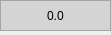
<?xml version="1.0" encoding="UTF-8"?>
<ui version="4.0">
 <class>Form</class>
 <widget class="QWidget" name="Form">
  <property name="geometry">
   <rect>
    <x>0</x>
    <y>0</y>
    <width>111</width>
    <height>35</height>
   </rect>
  </property>
  <property name="minimumSize">
   <size>
    <width>111</width>
    <height>35</height>
   </size>
  </property>
  <property name="maximumSize">
   <size>
    <width>111</width>
    <height>35</height>
   </size>
  </property>
  <property name="windowTitle">
   <string>Form</string>
  </property>
  <widget class="QFrame" name="frame">
   <property name="geometry">
    <rect>
     <x>0</x>
     <y>0</y>
     <width>111</width>
     <height>31</height>
    </rect>
   </property>
   <property name="sizePolicy">
    <sizepolicy hsizetype="Fixed" vsizetype="Fixed">
     <horstretch>0</horstretch>
     <verstretch>0</verstretch>
    </sizepolicy>
   </property>
   <property name="minimumSize">
    <size>
     <width>111</width>
     <height>31</height>
    </size>
   </property>
   <property name="maximumSize">
    <size>
     <width>111</width>
     <height>31</height>
    </size>
   </property>
   <property name="palette">
    <palette>
     <active>
      <colorrole role="WindowText">
       <brush brushstyle="SolidPattern">
        <color alpha="255">
         <red>0</red>
         <green>0</green>
         <blue>0</blue>
        </color>
       </brush>
      </colorrole>
      <colorrole role="Button">
       <brush brushstyle="SolidPattern">
        <color alpha="255">
         <red>212</red>
         <green>212</green>
         <blue>212</blue>
        </color>
       </brush>
      </colorrole>
      <colorrole role="Light">
       <brush brushstyle="SolidPattern">
        <color alpha="255">
         <red>255</red>
         <green>255</green>
         <blue>255</blue>
        </color>
       </brush>
      </colorrole>
      <colorrole role="Midlight">
       <brush brushstyle="SolidPattern">
        <color alpha="255">
         <red>233</red>
         <green>233</green>
         <blue>233</blue>
        </color>
       </brush>
      </colorrole>
      <colorrole role="Dark">
       <brush brushstyle="SolidPattern">
        <color alpha="255">
         <red>106</red>
         <green>106</green>
         <blue>106</blue>
        </color>
       </brush>
      </colorrole>
      <colorrole role="Mid">
       <brush brushstyle="SolidPattern">
        <color alpha="255">
         <red>141</red>
         <green>141</green>
         <blue>141</blue>
        </color>
       </brush>
      </colorrole>
      <colorrole role="Text">
       <brush brushstyle="SolidPattern">
        <color alpha="255">
         <red>0</red>
         <green>0</green>
         <blue>0</blue>
        </color>
       </brush>
      </colorrole>
      <colorrole role="BrightText">
       <brush brushstyle="SolidPattern">
        <color alpha="255">
         <red>255</red>
         <green>255</green>
         <blue>255</blue>
        </color>
       </brush>
      </colorrole>
      <colorrole role="ButtonText">
       <brush brushstyle="SolidPattern">
        <color alpha="255">
         <red>0</red>
         <green>0</green>
         <blue>0</blue>
        </color>
       </brush>
      </colorrole>
      <colorrole role="Base">
       <brush brushstyle="SolidPattern">
        <color alpha="255">
         <red>255</red>
         <green>255</green>
         <blue>255</blue>
        </color>
       </brush>
      </colorrole>
      <colorrole role="Window">
       <brush brushstyle="SolidPattern">
        <color alpha="255">
         <red>212</red>
         <green>212</green>
         <blue>212</blue>
        </color>
       </brush>
      </colorrole>
      <colorrole role="Shadow">
       <brush brushstyle="SolidPattern">
        <color alpha="255">
         <red>0</red>
         <green>0</green>
         <blue>0</blue>
        </color>
       </brush>
      </colorrole>
      <colorrole role="AlternateBase">
       <brush brushstyle="SolidPattern">
        <color alpha="255">
         <red>233</red>
         <green>233</green>
         <blue>233</blue>
        </color>
       </brush>
      </colorrole>
      <colorrole role="ToolTipBase">
       <brush brushstyle="SolidPattern">
        <color alpha="255">
         <red>255</red>
         <green>255</green>
         <blue>220</blue>
        </color>
       </brush>
      </colorrole>
      <colorrole role="ToolTipText">
       <brush brushstyle="SolidPattern">
        <color alpha="255">
         <red>0</red>
         <green>0</green>
         <blue>0</blue>
        </color>
       </brush>
      </colorrole>
     </active>
     <inactive>
      <colorrole role="WindowText">
       <brush brushstyle="SolidPattern">
        <color alpha="255">
         <red>0</red>
         <green>0</green>
         <blue>0</blue>
        </color>
       </brush>
      </colorrole>
      <colorrole role="Button">
       <brush brushstyle="SolidPattern">
        <color alpha="255">
         <red>212</red>
         <green>212</green>
         <blue>212</blue>
        </color>
       </brush>
      </colorrole>
      <colorrole role="Light">
       <brush brushstyle="SolidPattern">
        <color alpha="255">
         <red>255</red>
         <green>255</green>
         <blue>255</blue>
        </color>
       </brush>
      </colorrole>
      <colorrole role="Midlight">
       <brush brushstyle="SolidPattern">
        <color alpha="255">
         <red>233</red>
         <green>233</green>
         <blue>233</blue>
        </color>
       </brush>
      </colorrole>
      <colorrole role="Dark">
       <brush brushstyle="SolidPattern">
        <color alpha="255">
         <red>106</red>
         <green>106</green>
         <blue>106</blue>
        </color>
       </brush>
      </colorrole>
      <colorrole role="Mid">
       <brush brushstyle="SolidPattern">
        <color alpha="255">
         <red>141</red>
         <green>141</green>
         <blue>141</blue>
        </color>
       </brush>
      </colorrole>
      <colorrole role="Text">
       <brush brushstyle="SolidPattern">
        <color alpha="255">
         <red>0</red>
         <green>0</green>
         <blue>0</blue>
        </color>
       </brush>
      </colorrole>
      <colorrole role="BrightText">
       <brush brushstyle="SolidPattern">
        <color alpha="255">
         <red>255</red>
         <green>255</green>
         <blue>255</blue>
        </color>
       </brush>
      </colorrole>
      <colorrole role="ButtonText">
       <brush brushstyle="SolidPattern">
        <color alpha="255">
         <red>0</red>
         <green>0</green>
         <blue>0</blue>
        </color>
       </brush>
      </colorrole>
      <colorrole role="Base">
       <brush brushstyle="SolidPattern">
        <color alpha="255">
         <red>255</red>
         <green>255</green>
         <blue>255</blue>
        </color>
       </brush>
      </colorrole>
      <colorrole role="Window">
       <brush brushstyle="SolidPattern">
        <color alpha="255">
         <red>212</red>
         <green>212</green>
         <blue>212</blue>
        </color>
       </brush>
      </colorrole>
      <colorrole role="Shadow">
       <brush brushstyle="SolidPattern">
        <color alpha="255">
         <red>0</red>
         <green>0</green>
         <blue>0</blue>
        </color>
       </brush>
      </colorrole>
      <colorrole role="AlternateBase">
       <brush brushstyle="SolidPattern">
        <color alpha="255">
         <red>233</red>
         <green>233</green>
         <blue>233</blue>
        </color>
       </brush>
      </colorrole>
      <colorrole role="ToolTipBase">
       <brush brushstyle="SolidPattern">
        <color alpha="255">
         <red>255</red>
         <green>255</green>
         <blue>220</blue>
        </color>
       </brush>
      </colorrole>
      <colorrole role="ToolTipText">
       <brush brushstyle="SolidPattern">
        <color alpha="255">
         <red>0</red>
         <green>0</green>
         <blue>0</blue>
        </color>
       </brush>
      </colorrole>
     </inactive>
     <disabled>
      <colorrole role="WindowText">
       <brush brushstyle="SolidPattern">
        <color alpha="255">
         <red>106</red>
         <green>106</green>
         <blue>106</blue>
        </color>
       </brush>
      </colorrole>
      <colorrole role="Button">
       <brush brushstyle="SolidPattern">
        <color alpha="255">
         <red>212</red>
         <green>212</green>
         <blue>212</blue>
        </color>
       </brush>
      </colorrole>
      <colorrole role="Light">
       <brush brushstyle="SolidPattern">
        <color alpha="255">
         <red>255</red>
         <green>255</green>
         <blue>255</blue>
        </color>
       </brush>
      </colorrole>
      <colorrole role="Midlight">
       <brush brushstyle="SolidPattern">
        <color alpha="255">
         <red>233</red>
         <green>233</green>
         <blue>233</blue>
        </color>
       </brush>
      </colorrole>
      <colorrole role="Dark">
       <brush brushstyle="SolidPattern">
        <color alpha="255">
         <red>106</red>
         <green>106</green>
         <blue>106</blue>
        </color>
       </brush>
      </colorrole>
      <colorrole role="Mid">
       <brush brushstyle="SolidPattern">
        <color alpha="255">
         <red>141</red>
         <green>141</green>
         <blue>141</blue>
        </color>
       </brush>
      </colorrole>
      <colorrole role="Text">
       <brush brushstyle="SolidPattern">
        <color alpha="255">
         <red>106</red>
         <green>106</green>
         <blue>106</blue>
        </color>
       </brush>
      </colorrole>
      <colorrole role="BrightText">
       <brush brushstyle="SolidPattern">
        <color alpha="255">
         <red>255</red>
         <green>255</green>
         <blue>255</blue>
        </color>
       </brush>
      </colorrole>
      <colorrole role="ButtonText">
       <brush brushstyle="SolidPattern">
        <color alpha="255">
         <red>106</red>
         <green>106</green>
         <blue>106</blue>
        </color>
       </brush>
      </colorrole>
      <colorrole role="Base">
       <brush brushstyle="SolidPattern">
        <color alpha="255">
         <red>212</red>
         <green>212</green>
         <blue>212</blue>
        </color>
       </brush>
      </colorrole>
      <colorrole role="Window">
       <brush brushstyle="SolidPattern">
        <color alpha="255">
         <red>212</red>
         <green>212</green>
         <blue>212</blue>
        </color>
       </brush>
      </colorrole>
      <colorrole role="Shadow">
       <brush brushstyle="SolidPattern">
        <color alpha="255">
         <red>0</red>
         <green>0</green>
         <blue>0</blue>
        </color>
       </brush>
      </colorrole>
      <colorrole role="AlternateBase">
       <brush brushstyle="SolidPattern">
        <color alpha="255">
         <red>212</red>
         <green>212</green>
         <blue>212</blue>
        </color>
       </brush>
      </colorrole>
      <colorrole role="ToolTipBase">
       <brush brushstyle="SolidPattern">
        <color alpha="255">
         <red>255</red>
         <green>255</green>
         <blue>220</blue>
        </color>
       </brush>
      </colorrole>
      <colorrole role="ToolTipText">
       <brush brushstyle="SolidPattern">
        <color alpha="255">
         <red>0</red>
         <green>0</green>
         <blue>0</blue>
        </color>
       </brush>
      </colorrole>
     </disabled>
    </palette>
   </property>
   <property name="layoutDirection">
    <enum>Qt::RightToLeft</enum>
   </property>
   <property name="autoFillBackground">
    <bool>true</bool>
   </property>
   <property name="frameShape">
    <enum>QFrame::StyledPanel</enum>
   </property>
   <property name="frameShadow">
    <enum>QFrame::Sunken</enum>
   </property>
   <widget class="QLineEdit" name="lineEdit">
    <property name="geometry">
     <rect>
      <x>21</x>
      <y>6</y>
      <width>71</width>
      <height>20</height>
     </rect>
    </property>
    <property name="palette">
     <palette>
      <active>
       <colorrole role="WindowText">
        <brush brushstyle="SolidPattern">
         <color alpha="255">
          <red>0</red>
          <green>0</green>
          <blue>0</blue>
         </color>
        </brush>
       </colorrole>
       <colorrole role="Button">
        <brush brushstyle="SolidPattern">
         <color alpha="255">
          <red>212</red>
          <green>212</green>
          <blue>212</blue>
         </color>
        </brush>
       </colorrole>
       <colorrole role="Light">
        <brush brushstyle="SolidPattern">
         <color alpha="255">
          <red>212</red>
          <green>212</green>
          <blue>212</blue>
         </color>
        </brush>
       </colorrole>
       <colorrole role="Midlight">
        <brush brushstyle="SolidPattern">
         <color alpha="255">
          <red>233</red>
          <green>233</green>
          <blue>233</blue>
         </color>
        </brush>
       </colorrole>
       <colorrole role="Dark">
        <brush brushstyle="SolidPattern">
         <color alpha="255">
          <red>106</red>
          <green>106</green>
          <blue>106</blue>
         </color>
        </brush>
       </colorrole>
       <colorrole role="Mid">
        <brush brushstyle="SolidPattern">
         <color alpha="255">
          <red>141</red>
          <green>141</green>
          <blue>141</blue>
         </color>
        </brush>
       </colorrole>
       <colorrole role="Text">
        <brush brushstyle="SolidPattern">
         <color alpha="255">
          <red>0</red>
          <green>0</green>
          <blue>0</blue>
         </color>
        </brush>
       </colorrole>
       <colorrole role="BrightText">
        <brush brushstyle="SolidPattern">
         <color alpha="255">
          <red>212</red>
          <green>212</green>
          <blue>212</blue>
         </color>
        </brush>
       </colorrole>
       <colorrole role="ButtonText">
        <brush brushstyle="SolidPattern">
         <color alpha="255">
          <red>0</red>
          <green>0</green>
          <blue>0</blue>
         </color>
        </brush>
       </colorrole>
       <colorrole role="Base">
        <brush brushstyle="SolidPattern">
         <color alpha="255">
          <red>212</red>
          <green>212</green>
          <blue>212</blue>
         </color>
        </brush>
       </colorrole>
       <colorrole role="Window">
        <brush brushstyle="SolidPattern">
         <color alpha="255">
          <red>212</red>
          <green>212</green>
          <blue>212</blue>
         </color>
        </brush>
       </colorrole>
       <colorrole role="Shadow">
        <brush brushstyle="SolidPattern">
         <color alpha="255">
          <red>0</red>
          <green>0</green>
          <blue>0</blue>
         </color>
        </brush>
       </colorrole>
       <colorrole role="HighlightedText">
        <brush brushstyle="SolidPattern">
         <color alpha="255">
          <red>212</red>
          <green>212</green>
          <blue>212</blue>
         </color>
        </brush>
       </colorrole>
       <colorrole role="AlternateBase">
        <brush brushstyle="SolidPattern">
         <color alpha="255">
          <red>233</red>
          <green>233</green>
          <blue>233</blue>
         </color>
        </brush>
       </colorrole>
       <colorrole role="NoRole">
        <brush brushstyle="SolidPattern">
         <color alpha="255">
          <red>212</red>
          <green>212</green>
          <blue>212</blue>
         </color>
        </brush>
       </colorrole>
       <colorrole role="ToolTipBase">
        <brush brushstyle="SolidPattern">
         <color alpha="255">
          <red>255</red>
          <green>255</green>
          <blue>220</blue>
         </color>
        </brush>
       </colorrole>
       <colorrole role="ToolTipText">
        <brush brushstyle="SolidPattern">
         <color alpha="255">
          <red>0</red>
          <green>0</green>
          <blue>0</blue>
         </color>
        </brush>
       </colorrole>
      </active>
      <inactive>
       <colorrole role="WindowText">
        <brush brushstyle="SolidPattern">
         <color alpha="255">
          <red>0</red>
          <green>0</green>
          <blue>0</blue>
         </color>
        </brush>
       </colorrole>
       <colorrole role="Button">
        <brush brushstyle="SolidPattern">
         <color alpha="255">
          <red>212</red>
          <green>212</green>
          <blue>212</blue>
         </color>
        </brush>
       </colorrole>
       <colorrole role="Light">
        <brush brushstyle="SolidPattern">
         <color alpha="255">
          <red>212</red>
          <green>212</green>
          <blue>212</blue>
         </color>
        </brush>
       </colorrole>
       <colorrole role="Midlight">
        <brush brushstyle="SolidPattern">
         <color alpha="255">
          <red>233</red>
          <green>233</green>
          <blue>233</blue>
         </color>
        </brush>
       </colorrole>
       <colorrole role="Dark">
        <brush brushstyle="SolidPattern">
         <color alpha="255">
          <red>106</red>
          <green>106</green>
          <blue>106</blue>
         </color>
        </brush>
       </colorrole>
       <colorrole role="Mid">
        <brush brushstyle="SolidPattern">
         <color alpha="255">
          <red>141</red>
          <green>141</green>
          <blue>141</blue>
         </color>
        </brush>
       </colorrole>
       <colorrole role="Text">
        <brush brushstyle="SolidPattern">
         <color alpha="255">
          <red>0</red>
          <green>0</green>
          <blue>0</blue>
         </color>
        </brush>
       </colorrole>
       <colorrole role="BrightText">
        <brush brushstyle="SolidPattern">
         <color alpha="255">
          <red>212</red>
          <green>212</green>
          <blue>212</blue>
         </color>
        </brush>
       </colorrole>
       <colorrole role="ButtonText">
        <brush brushstyle="SolidPattern">
         <color alpha="255">
          <red>0</red>
          <green>0</green>
          <blue>0</blue>
         </color>
        </brush>
       </colorrole>
       <colorrole role="Base">
        <brush brushstyle="SolidPattern">
         <color alpha="255">
          <red>212</red>
          <green>212</green>
          <blue>212</blue>
         </color>
        </brush>
       </colorrole>
       <colorrole role="Window">
        <brush brushstyle="SolidPattern">
         <color alpha="255">
          <red>212</red>
          <green>212</green>
          <blue>212</blue>
         </color>
        </brush>
       </colorrole>
       <colorrole role="Shadow">
        <brush brushstyle="SolidPattern">
         <color alpha="255">
          <red>0</red>
          <green>0</green>
          <blue>0</blue>
         </color>
        </brush>
       </colorrole>
       <colorrole role="HighlightedText">
        <brush brushstyle="SolidPattern">
         <color alpha="255">
          <red>212</red>
          <green>212</green>
          <blue>212</blue>
         </color>
        </brush>
       </colorrole>
       <colorrole role="AlternateBase">
        <brush brushstyle="SolidPattern">
         <color alpha="255">
          <red>233</red>
          <green>233</green>
          <blue>233</blue>
         </color>
        </brush>
       </colorrole>
       <colorrole role="NoRole">
        <brush brushstyle="SolidPattern">
         <color alpha="255">
          <red>212</red>
          <green>212</green>
          <blue>212</blue>
         </color>
        </brush>
       </colorrole>
       <colorrole role="ToolTipBase">
        <brush brushstyle="SolidPattern">
         <color alpha="255">
          <red>255</red>
          <green>255</green>
          <blue>220</blue>
         </color>
        </brush>
       </colorrole>
       <colorrole role="ToolTipText">
        <brush brushstyle="SolidPattern">
         <color alpha="255">
          <red>0</red>
          <green>0</green>
          <blue>0</blue>
         </color>
        </brush>
       </colorrole>
      </inactive>
      <disabled>
       <colorrole role="WindowText">
        <brush brushstyle="SolidPattern">
         <color alpha="255">
          <red>106</red>
          <green>106</green>
          <blue>106</blue>
         </color>
        </brush>
       </colorrole>
       <colorrole role="Button">
        <brush brushstyle="SolidPattern">
         <color alpha="255">
          <red>212</red>
          <green>212</green>
          <blue>212</blue>
         </color>
        </brush>
       </colorrole>
       <colorrole role="Light">
        <brush brushstyle="SolidPattern">
         <color alpha="255">
          <red>212</red>
          <green>212</green>
          <blue>212</blue>
         </color>
        </brush>
       </colorrole>
       <colorrole role="Midlight">
        <brush brushstyle="SolidPattern">
         <color alpha="255">
          <red>233</red>
          <green>233</green>
          <blue>233</blue>
         </color>
        </brush>
       </colorrole>
       <colorrole role="Dark">
        <brush brushstyle="SolidPattern">
         <color alpha="255">
          <red>106</red>
          <green>106</green>
          <blue>106</blue>
         </color>
        </brush>
       </colorrole>
       <colorrole role="Mid">
        <brush brushstyle="SolidPattern">
         <color alpha="255">
          <red>141</red>
          <green>141</green>
          <blue>141</blue>
         </color>
        </brush>
       </colorrole>
       <colorrole role="Text">
        <brush brushstyle="SolidPattern">
         <color alpha="255">
          <red>106</red>
          <green>106</green>
          <blue>106</blue>
         </color>
        </brush>
       </colorrole>
       <colorrole role="BrightText">
        <brush brushstyle="SolidPattern">
         <color alpha="255">
          <red>212</red>
          <green>212</green>
          <blue>212</blue>
         </color>
        </brush>
       </colorrole>
       <colorrole role="ButtonText">
        <brush brushstyle="SolidPattern">
         <color alpha="255">
          <red>106</red>
          <green>106</green>
          <blue>106</blue>
         </color>
        </brush>
       </colorrole>
       <colorrole role="Base">
        <brush brushstyle="SolidPattern">
         <color alpha="255">
          <red>212</red>
          <green>212</green>
          <blue>212</blue>
         </color>
        </brush>
       </colorrole>
       <colorrole role="Window">
        <brush brushstyle="SolidPattern">
         <color alpha="255">
          <red>212</red>
          <green>212</green>
          <blue>212</blue>
         </color>
        </brush>
       </colorrole>
       <colorrole role="Shadow">
        <brush brushstyle="SolidPattern">
         <color alpha="255">
          <red>0</red>
          <green>0</green>
          <blue>0</blue>
         </color>
        </brush>
       </colorrole>
       <colorrole role="HighlightedText">
        <brush brushstyle="SolidPattern">
         <color alpha="255">
          <red>212</red>
          <green>212</green>
          <blue>212</blue>
         </color>
        </brush>
       </colorrole>
       <colorrole role="AlternateBase">
        <brush brushstyle="SolidPattern">
         <color alpha="255">
          <red>212</red>
          <green>212</green>
          <blue>212</blue>
         </color>
        </brush>
       </colorrole>
       <colorrole role="NoRole">
        <brush brushstyle="SolidPattern">
         <color alpha="255">
          <red>212</red>
          <green>212</green>
          <blue>212</blue>
         </color>
        </brush>
       </colorrole>
       <colorrole role="ToolTipBase">
        <brush brushstyle="SolidPattern">
         <color alpha="255">
          <red>255</red>
          <green>255</green>
          <blue>220</blue>
         </color>
        </brush>
       </colorrole>
       <colorrole role="ToolTipText">
        <brush brushstyle="SolidPattern">
         <color alpha="255">
          <red>0</red>
          <green>0</green>
          <blue>0</blue>
         </color>
        </brush>
       </colorrole>
      </disabled>
     </palette>
    </property>
    <property name="acceptDrops">
     <bool>false</bool>
    </property>
    <property name="autoFillBackground">
     <bool>true</bool>
    </property>
    <property name="text">
     <string>0.0</string>
    </property>
    <property name="maxLength">
     <number>10</number>
    </property>
    <property name="frame">
     <bool>false</bool>
    </property>
    <property name="alignment">
     <set>Qt::AlignCenter</set>
    </property>
    <property name="readOnly">
     <bool>true</bool>
    </property>
   </widget>
  </widget>
 </widget>
 <resources/>
 <connections/>
</ui>
